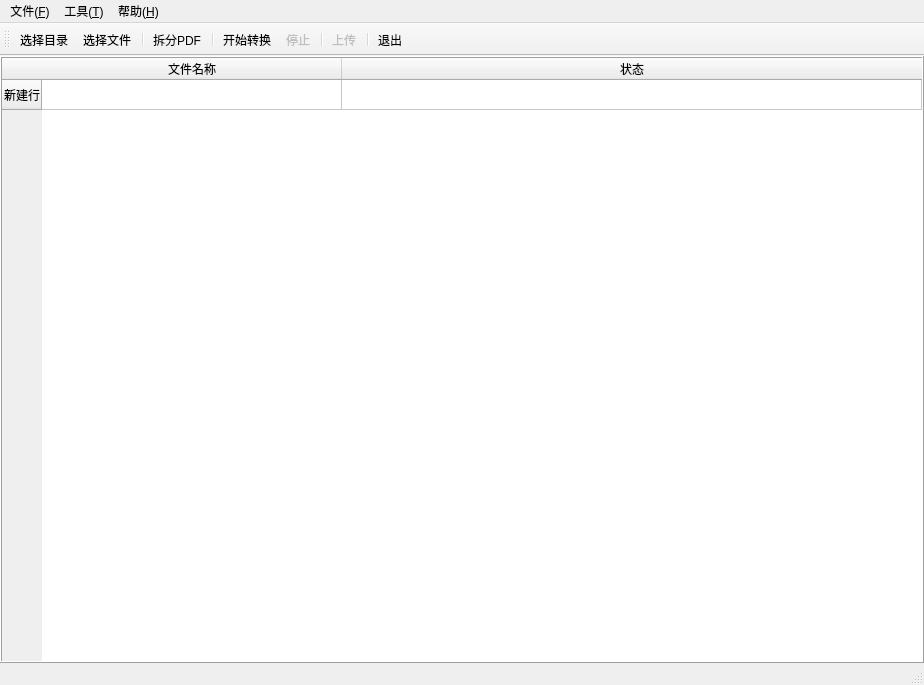
<?xml version="1.0" encoding="UTF-8"?>
<ui version="4.0">
 <class>MainWindow</class>
 <widget class="QMainWindow" name="MainWindow">
  <property name="geometry">
   <rect>
    <x>0</x>
    <y>0</y>
    <width>924</width>
    <height>685</height>
   </rect>
  </property>
  <property name="windowTitle">
   <string>延安红云平台编辑辅助工具</string>
  </property>
  <widget class="QWidget" name="centralwidget">
   <layout class="QHBoxLayout" name="horizontalLayout">
    <property name="spacing">
     <number>0</number>
    </property>
    <property name="leftMargin">
     <number>0</number>
    </property>
    <property name="topMargin">
     <number>0</number>
    </property>
    <property name="rightMargin">
     <number>0</number>
    </property>
    <property name="bottomMargin">
     <number>0</number>
    </property>
    <item>
     <widget class="QTableWidget" name="tableWidget">
      <property name="frameShape">
       <enum>QFrame::Box</enum>
      </property>
      <property name="frameShadow">
       <enum>QFrame::Raised</enum>
      </property>
      <property name="editTriggers">
       <set>QAbstractItemView::NoEditTriggers</set>
      </property>
      <property name="selectionBehavior">
       <enum>QAbstractItemView::SelectRows</enum>
      </property>
      <attribute name="horizontalHeaderDefaultSectionSize">
       <number>300</number>
      </attribute>
      <attribute name="horizontalHeaderMinimumSectionSize">
       <number>200</number>
      </attribute>
      <attribute name="horizontalHeaderStretchLastSection">
       <bool>true</bool>
      </attribute>
      <row>
       <property name="text">
        <string>新建行</string>
       </property>
      </row>
      <column>
       <property name="text">
        <string>文件名称</string>
       </property>
      </column>
      <column>
       <property name="text">
        <string>状态</string>
       </property>
      </column>
     </widget>
    </item>
   </layout>
  </widget>
  <widget class="QMenuBar" name="menubar">
   <property name="geometry">
    <rect>
     <x>0</x>
     <y>0</y>
     <width>924</width>
     <height>26</height>
    </rect>
   </property>
   <widget class="QMenu" name="menu_file">
    <property name="title">
     <string>文件(&amp;F)</string>
    </property>
    <addaction name="actionSelectDirectory"/>
    <addaction name="actionSelectFiles"/>
    <addaction name="separator"/>
    <addaction name="actionStart"/>
    <addaction name="actionStop"/>
    <addaction name="separator"/>
    <addaction name="actionUpload"/>
    <addaction name="separator"/>
    <addaction name="actionQuit"/>
   </widget>
   <widget class="QMenu" name="menu">
    <property name="title">
     <string>帮助(&amp;H)</string>
    </property>
    <addaction name="actionHelp"/>
    <addaction name="actionAbout"/>
   </widget>
   <widget class="QMenu" name="menu_2">
    <property name="title">
     <string>工具(&amp;T)</string>
    </property>
    <addaction name="actionSplitPdf"/>
   </widget>
   <addaction name="menu_file"/>
   <addaction name="menu_2"/>
   <addaction name="menu"/>
  </widget>
  <widget class="QStatusBar" name="statusbar"/>
  <widget class="QToolBar" name="toolBar">
   <property name="windowTitle">
    <string>toolBar</string>
   </property>
   <attribute name="toolBarArea">
    <enum>TopToolBarArea</enum>
   </attribute>
   <attribute name="toolBarBreak">
    <bool>false</bool>
   </attribute>
   <addaction name="actionSelectDirectory"/>
   <addaction name="actionSelectFiles"/>
   <addaction name="separator"/>
   <addaction name="actionSplitPdf"/>
   <addaction name="separator"/>
   <addaction name="actionStart"/>
   <addaction name="actionStop"/>
   <addaction name="separator"/>
   <addaction name="actionUpload"/>
   <addaction name="separator"/>
   <addaction name="actionQuit"/>
  </widget>
  <action name="actionSelectDirectory">
   <property name="text">
    <string>选择目录</string>
   </property>
  </action>
  <action name="actionSelectFiles">
   <property name="text">
    <string>选择文件</string>
   </property>
   <property name="toolTip">
    <string>选择文件</string>
   </property>
  </action>
  <action name="actionQuit">
   <property name="text">
    <string>退出</string>
   </property>
  </action>
  <action name="actionAbout">
   <property name="text">
    <string>关于</string>
   </property>
  </action>
  <action name="actionStart">
   <property name="text">
    <string>开始转换</string>
   </property>
  </action>
  <action name="actionStop">
   <property name="enabled">
    <bool>false</bool>
   </property>
   <property name="text">
    <string>停止</string>
   </property>
   <property name="toolTip">
    <string>停止正在进行的任务</string>
   </property>
  </action>
  <action name="actionUpload">
   <property name="enabled">
    <bool>false</bool>
   </property>
   <property name="text">
    <string>上传</string>
   </property>
   <property name="toolTip">
    <string>上传电子书到红云服务器</string>
   </property>
  </action>
  <action name="actionHelp">
   <property name="text">
    <string>帮助</string>
   </property>
   <property name="toolTip">
    <string>使用说明和帮助</string>
   </property>
  </action>
  <action name="actionSplitPdf">
   <property name="text">
    <string>拆分PDF</string>
   </property>
   <property name="toolTip">
    <string>把一个大的PDF文件拆分成为几个小文件</string>
   </property>
  </action>
 </widget>
 <resources/>
 <connections>
  <connection>
   <sender>actionQuit</sender>
   <signal>triggered()</signal>
   <receiver>MainWindow</receiver>
   <slot>close()</slot>
   <hints>
    <hint type="sourcelabel">
     <x>-1</x>
     <y>-1</y>
    </hint>
    <hint type="destinationlabel">
     <x>399</x>
     <y>299</y>
    </hint>
   </hints>
  </connection>
 </connections>
</ui>
